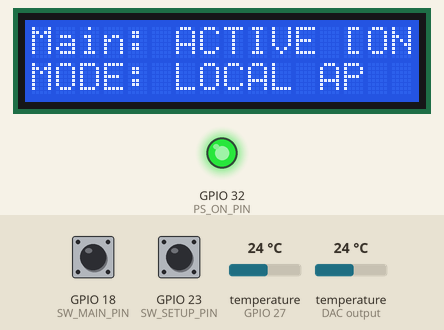
This sketch was run on a simulated ESP32. On the bench: 16×2 character LCD, output pins drawn as LEDs (lit = HIGH). Inputs (shaded band) come from the test bench; at power-on: temperature (sensors on GPIO 27, DAC output) 24 °C, GPIO 18 (SW_MAIN_PIN) LOW, GPIO 23 (SW_SETUP_PIN) LOW. What the sketch prints to the serial monitor is not drawn.

Above: at 2.8 s.
2.9 s: temperature (sensor on GPIO 27) set to 41 °C
At 4.2 s:
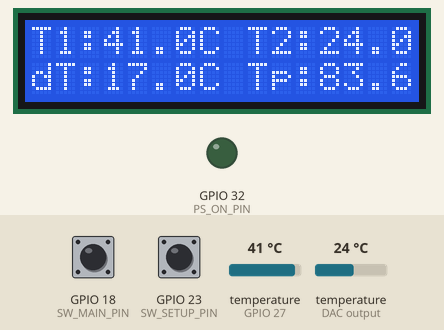
7.0 s: GPIO 18 (SW_MAIN_PIN) pulled HIGH for 1.2 s
At 9.2 s:
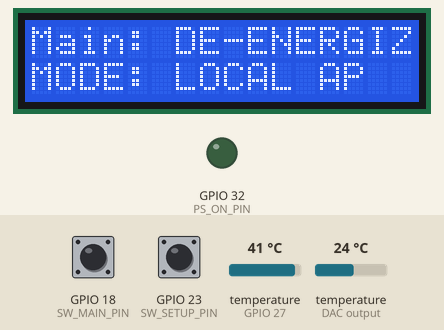
10.9 s: GPIO 23 (SW_SETUP_PIN) pulled HIGH for 1.2 s
At 12.8 s:
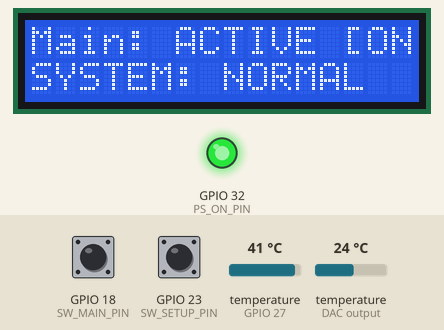
14.9 s: temperature (sensor on DAC output) set to 12 °C
At 16.2 s:
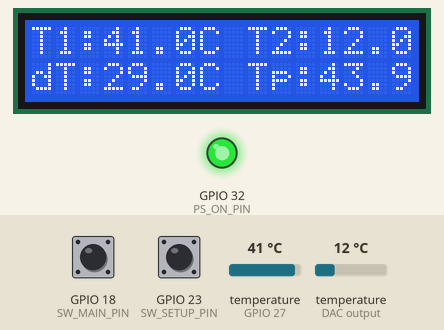
17.9 s: temperature (sensor on GPIO 27) set to 12 °C
At 20.2 s:
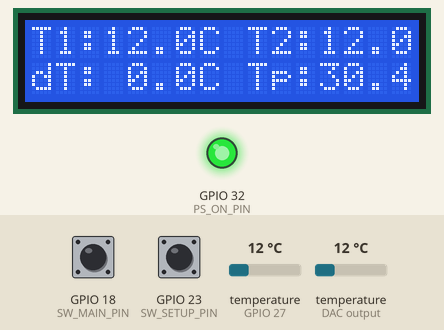
21.9 s: temperature (sensor on DAC output) set to 19 °C
At 24.2 s:
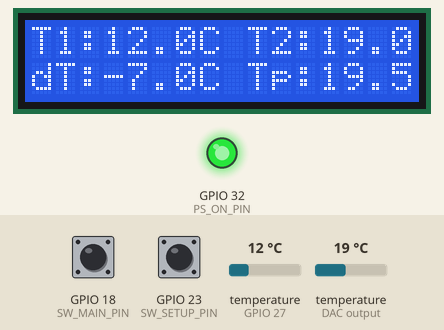
Timing chart, 0 to 25.7 s (numbered marks = the images above; inputs shaded):
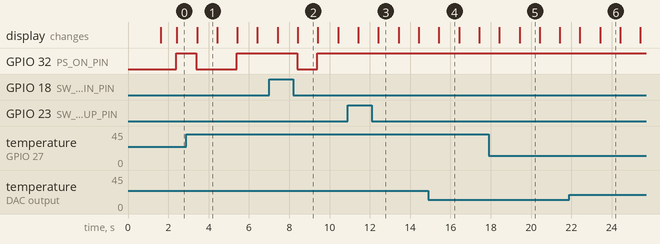

The sketch:

sketch.ino
```cpp
/*
  Transformer Condition Monitoring & Predictive Thermal Management System (TMS-ESP32)
  Official Wokwi Simulation Sketch - Rev 3.0 Production Baseline
*/

#include <Wire.h>
#include <LiquidCrystal_I2C.h>
#include <OneWire.h>
#include <DallasTemperature.h>

// --- PIN ASSIGNMENTS ---
#define I2C_SDA_PIN    21
#define I2C_SCL_PIN    22
#define ONE_WIRE_BUS   27   // DS18B20 1-Wire DQ Bus (with 4.7k pull-up)
#define PS_ON_PIN      32   // Active-Low PS_ON# Driver
#define SW_MAIN_PIN    18   // SPST Main Output Enable Toggle (Active-LOW)
#define SW_SETUP_PIN   23   // SPST Local SoftAP Setup Toggle (Active-LOW)

LiquidCrystal_I2C lcd(0x27, 16, 2);
OneWire oneWire(ONE_WIRE_BUS);
DallasTemperature sensors(&oneWire);

// Mathematical model variables
float t_core = 35.0;
float t_inlet = 28.0;
float t_filtered = 35.0;
float t_predicted = 35.0;
float rate_of_rise = 0.0;
const float alpha = 0.2; // Exponential Moving Average coefficient
const float horizon_seconds = 30.0;

unsigned long lastTick = 0;
bool pson_active = false;

void setup() {
  Serial.begin(115200);

  pinMode(PS_ON_PIN, OUTPUT);
  digitalWrite(PS_ON_PIN, LOW); // Main SMPS outputs de-energized initially

  pinMode(SW_MAIN_PIN, INPUT_PULLUP);
  pinMode(SW_SETUP_PIN, INPUT_PULLUP);

  Wire.begin(I2C_SDA_PIN, I2C_SCL_PIN);
  lcd.init();
  lcd.backlight();

  lcd.setCursor(0, 0);
  lcd.print("Transformer CBM");
  lcd.setCursor(0, 1);
  lcd.print("Rev 3.0 Baseline");
  delay(1500);

  sensors.begin();
  int count = sensors.getDeviceCount();
  Serial.printf("[SETUP] %d DS18B20 probes detected on 1-Wire Bus (GPIO 27)\n", count);

  lcd.clear();
}

void loop() {
  unsigned long now = millis();
  if (now - lastTick >= 1000) {
    lastTick = now;

    // 1. Read Switches
    bool sw_main = (digitalRead(SW_MAIN_PIN) == LOW);   // Switch closed to GND = Enabled
    bool sw_setup = (digitalRead(SW_SETUP_PIN) == LOW); // Switch closed to GND = Setup Mode

    // 2. Read Sensors
    sensors.requestTemperatures();
    float raw_core = sensors.getTempCByIndex(0);
    float raw_inlet = (sensors.getDeviceCount() > 1) ? sensors.getTempCByIndex(1) : 28.5;

    if (raw_core != DEVICE_DISCONNECTED_C) {
      t_core = raw_core;
    }
    if (raw_inlet != DEVICE_DISCONNECTED_C) {
      t_inlet = raw_inlet;
    }

    // 3. Mathematical EMA Filtering & Trend Extrapolation
    float prev_filtered = t_filtered;
    t_filtered = (alpha * t_core) + ((1.0 - alpha) * prev_filtered);
    rate_of_rise = t_filtered - prev_filtered; // deg C per sec
    t_predicted = t_filtered + (horizon_seconds * max(0.0f, rate_of_rise));

    // 4. Supervisory Protection Decision
    bool thermal_trip = (t_core >= 65.0 || t_predicted >= 70.0);

    if (sw_main && !thermal_trip) {
      pson_active = true;
      digitalWrite(PS_ON_PIN, HIGH); // Pulls PS_ON# to GND -> SMPS Main Rails ON
    } else {
      pson_active = false;
      digitalWrite(PS_ON_PIN, LOW);  // Releases PS_ON# -> SMPS Main Rails CUT
    }

    // 5. Update 16x2 LCD
    static bool screenToggle = false;
    screenToggle = !screenToggle;

    lcd.clear();
    if (!screenToggle) {
      // Screen 1: Temperatures & Delta T
      lcd.setCursor(0, 0);
      lcd.printf("T1:%4.1fC T2:%4.1fC", t_core, t_inlet);
      lcd.setCursor(0, 1);
      lcd.printf("dT:%4.1fC Tp:%4.1fC", (t_core - t_inlet), t_predicted);
    } else {
      // Screen 2: System Status & PS_ON State
      lcd.setCursor(0, 0);
      lcd.printf("Main: %s", pson_active ? "ACTIVE [ON]" : "DE-ENERGIZED");
      lcd.setCursor(0, 1);
      if (thermal_trip) {
        lcd.print("FAULT: OVERTEMP!");
      } else if (sw_setup) {
        lcd.print("MODE: LOCAL AP  ");
      } else {
        lcd.print("SYSTEM: NORMAL  ");
      }
    }

    // 6. Serial Telemetry Log
    Serial.printf("[TELEMETRY] T_Core=%.2f C | T_Inlet=%.2f C | T_Pred=%.2f C | Main_ON=%d | Fault=%d\n",
                  t_core, t_inlet, t_predicted, pson_active, thermal_trip);
  }
}
```

Measured:
- after the input at 2.9 s, GPIO 32 (PS_ON_PIN): HIGH → LOW after 0.49 s, → HIGH 2.0 s later
- after the input at 7.0 s, GPIO 32 (PS_ON_PIN): HIGH → LOW after 1.4 s, → HIGH 1.0 s later; the display: first differs from a run without the input after 1.4 s (image 2)
- after the input at 10.9 s, the display: first differs from a run without the input after 1.5 s (image 3)
- what the display in image 1 shows lasts 1.0 s, from 3.4 s to 4.4 s
